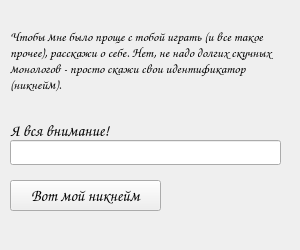
<?xml version="1.0" encoding="UTF-8"?>
<ui version="4.0">
 <class>SIF</class>
 <widget class="QWidget" name="SIF">
  <property name="geometry">
   <rect>
    <x>0</x>
    <y>0</y>
    <width>300</width>
    <height>250</height>
   </rect>
  </property>
  <property name="minimumSize">
   <size>
    <width>300</width>
    <height>250</height>
   </size>
  </property>
  <property name="maximumSize">
   <size>
    <width>300</width>
    <height>250</height>
   </size>
  </property>
  <property name="font">
   <font>
    <family>Comic Sans MS</family>
    <pointsize>12</pointsize>
   </font>
  </property>
  <property name="windowTitle">
   <string>Логинимся</string>
  </property>
  <property name="styleSheet">
   <string notr="true"/>
  </property>
  <widget class="QPushButton" name="finish">
   <property name="geometry">
    <rect>
     <x>10</x>
     <y>180</y>
     <width>151</width>
     <height>31</height>
    </rect>
   </property>
   <property name="cursor">
    <cursorShape>PointingHandCursor</cursorShape>
   </property>
   <property name="text">
    <string>Вот мой никнейм</string>
   </property>
   <property name="shortcut">
    <string>Return</string>
   </property>
  </widget>
  <widget class="QLabel" name="label">
   <property name="geometry">
    <rect>
     <x>10</x>
     <y>10</y>
     <width>271</width>
     <height>101</height>
    </rect>
   </property>
   <property name="font">
    <font>
     <family>Comic Sans MS</family>
     <pointsize>10</pointsize>
    </font>
   </property>
   <property name="text">
    <string>Чтобы мне было проще с тобой играть (и все такое прочее), расскажи о себе. Нет, не надо долгих скучных монологов - просто скажи свои идентификатор (никнейм).</string>
   </property>
   <property name="wordWrap">
    <bool>true</bool>
   </property>
  </widget>
  <widget class="QLineEdit" name="input_nickname">
   <property name="geometry">
    <rect>
     <x>10</x>
     <y>140</y>
     <width>271</width>
     <height>25</height>
    </rect>
   </property>
  </widget>
  <widget class="QLabel" name="label_2">
   <property name="geometry">
    <rect>
     <x>10</x>
     <y>120</y>
     <width>131</width>
     <height>21</height>
    </rect>
   </property>
   <property name="text">
    <string>Я вся внимание!</string>
   </property>
  </widget>
 </widget>
 <resources/>
 <connections/>
</ui>
